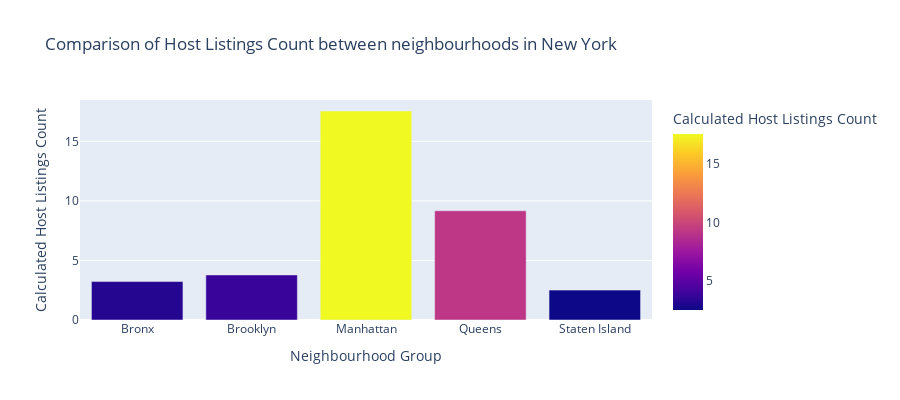

The notebook cell this image was saved under:
### Markdown cell above
#### _**Then, we wanted to check which district has the highest median order quantity in purpose to reach our conclusion.**_

### Code cell
df_median_orders = df.groupby(["neighbourhood_group"])["calculated_host_listings_count"].mean().reset_index()
fig = px.bar(df_median_orders, x='neighbourhood_group', y='calculated_host_listings_count', color='calculated_host_listings_count',
              title='Comparison of Host Listings Count between neighbourhoods in New York',
             labels={'calculated_host_listings_count': 'Calculated Host Listings Count', 'neighbourhood_group': 'Neighbourhood Group'}, height=400)
fig.show()

### Figure 1 — Plotly figure (JSON) as saved in the notebook; plotly's stock layout.template omitted (floating-point values rounded to 4 significant figures)
{"data": [{"alignmentgroup": "True", "hovertemplate": "Neighbourhood Group=%{x}<br>Calculated Host Listings Count=%{marker.color}<extra></extra>", "legendgroup": "", "marker": {"color": [3.227, 3.781, 17.55, 9.169, 2.51], "coloraxis": "coloraxis", "pattern": {"shape": ""}}, "name": "", "offsetgroup": "", "orientation": "v", "showlegend": false, "textposition": "auto", "type": "bar", "x": ["Bronx", "Brooklyn", "Manhattan", "Queens", "Staten Island"], "xaxis": "x", "y": [3.227, 3.781, 17.55, 9.169, 2.51], "yaxis": "y"}], "layout": {"barmode": "relative", "coloraxis": {"colorbar": {"title": {"text": "Calculated Host Listings Count"}}, "colorscale": [[0, "#0d0887"], [0.1111, "#46039f"], [0.2222, "#7201a8"], [0.3333, "#9c179e"], [0.4444, "#bd3786"], [0.5556, "#d8576b"], [0.6667, "#ed7953"], [0.7778, "#fb9f3a"], [0.8889, "#fdca26"], [1, "#f0f921"]]}, "height": 400, "legend": {"tracegroupgap": 0}, "title": {"text": "Comparison of Host Listings Count between neighbourhoods in New York"}, "xaxis": {"anchor": "y", "domain": [0, 1], "title": {"text": "Neighbourhood Group"}}, "yaxis": {"anchor": "x", "domain": [0, 1], "title": {"text": "Calculated Host Listings Count"}}}}
